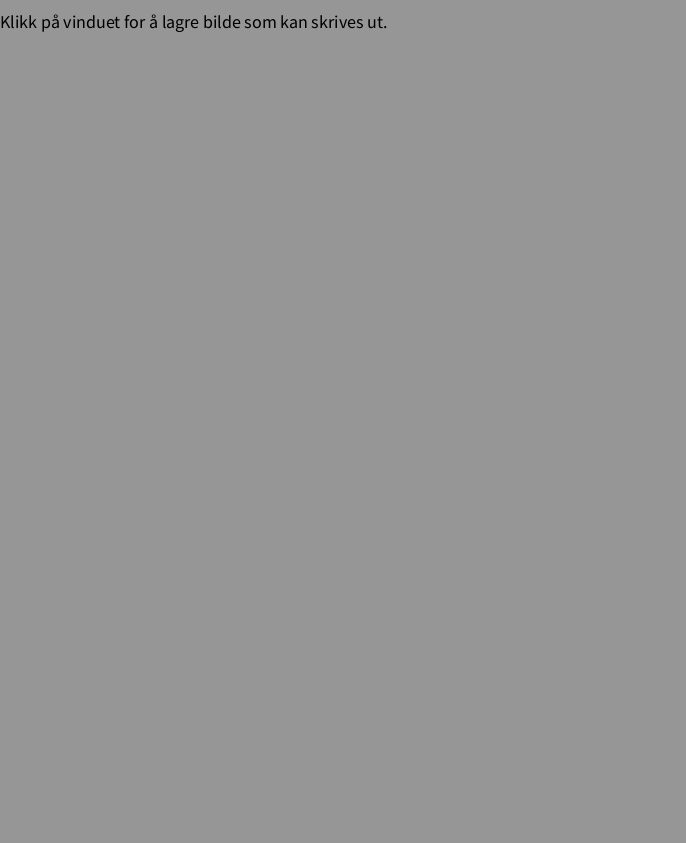
Frame 1 (no input)
Frame 60 (the mouse pressed at the canvas centre just before this capture): identical to frame 1, image omitted
Frame 120 (the mouse held since frame 60 and released just before this capture): identical to frame 1, image omitted

The Processing sketch that drew this single still picture (run headless with seeded random() and noise(); from frame 60 on, the mouse is pressed at the canvas centre):

// Processing sketch: frivillig_ekstraoppgave_rugbybane
// ── frivillig_ekstraoppgave_rugbybane.pde
/*
Forventer ikke at så mange skal få til denne her, hvis noen i det hele tatt.
Dette er kun ment som en ekstraoppgave for de som har lyst på en ekstra utfordring.
*/

float sfactor;

void lagA4()
{
  sfactor = 28.4;
  scale(sfactor, sfactor);
  strokeWeight(1/sfactor);
  background(150);
}

void setup()
{
  // Skriv kode her
  size(686,843);
  fill(255);
  translate(1,1);
}

void draw()
{
  // Skriv kode her
  lagA4();
  textSize(18/sfactor);
  fill(0);
  textAlign(LEFT);
  text("Klikk på vinduet for å lagre bilde som kan skrives ut.",0,0.5);
  translate(0,1);
  mittSvar();
}

void mouseClicked()
{
  save("rugbybane.png");
}
// ── mittsvar.pde
void mittSvar()
{
  // Skriv inn kode her

}
